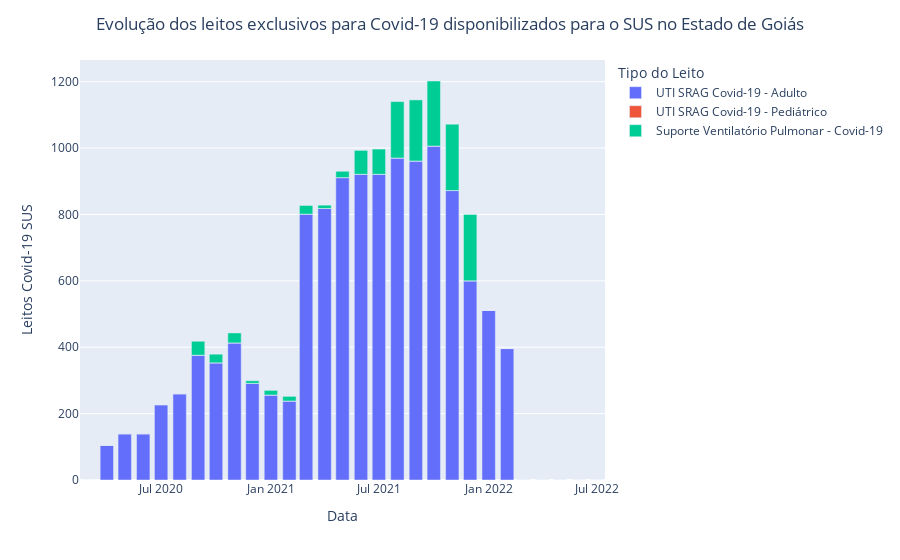

The code cell stored with this chart in its notebook:
### Code cell
# Nesta análise, verificaremos a progressão dos leitos disponibilizados para o SUS do tipo: 51, 52, 96, relacionados á Unidades de Tratamento Intensivo adulto e infantil, e suporte ventilatório pulmonar para Covid-19, respectivamente.
dfg = dataset[['COMPETEN','QT_SUS','CNES', 'CODLEITO']].groupby(by=['CNES', 'COMPETEN', 'CODLEITO']).sum().sort_values(by=['CNES','COMPETEN']).reset_index()
dfg = dfg[dfg['CODLEITO'].isin([51, 52, 96])] # Filtrando os tipos de leito de interesse para a análise.
dfg = dfg.groupby(by=['COMPETEN','CODLEITO']).sum().sort_values(by=['COMPETEN','CODLEITO']).reset_index().drop(columns={'CNES'}) 
dfg['CODLEITO'] = dfg['CODLEITO'].replace({51: 'UTI SRAG Covid-19 - Adulto ', 52 : 'UTI SRAG Covid-19 - Pediátrico', 96 : 'Suporte Ventilatório Pulmonar - Covid-19'})
fig = px.bar(dfg, x='COMPETEN', y='QT_SUS', color='CODLEITO',
            labels={'COMPETEN': 'Data',
                    'QT_SUS': "Leitos",
                    "CODLEITO": "Tipo do Leito"}).update_layout(
    xaxis_title="Data", yaxis_title="Leitos Covid-19 SUS", title="Evolução dos leitos exclusivos para Covid-19 disponibilizados para o SUS no Estado de Goiás", title_x=0.5)
fig.show()
del(dfg)

### Figure 1 — Plotly figure (JSON) as saved in the notebook; plotly's stock layout.template omitted (floating-point values rounded to 4 significant figures)
{"data": [{"alignmentgroup": "True", "hovertemplate": "Tipo do Leito=UTI SRAG Covid-19 - Adulto <br>Data=%{x}<br>Leitos=%{y}<extra></extra>", "legendgroup": "UTI SRAG Covid-19 - Adulto ", "marker": {"color": "#636efa", "pattern": {"shape": ""}}, "name": "UTI SRAG Covid-19 - Adulto ", "offsetgroup": "UTI SRAG Covid-19 - Adulto ", "orientation": "v", "showlegend": true, "textposition": "auto", "type": "bar", "x": ["2020-03-01T00:00:00", "2020-04-01T00:00:00", "2020-05-01T00:00:00", "2020-06-01T00:00:00", "2020-07-01T00:00:00", "2020-08-01T00:00:00", "2020-09-01T00:00:00", "2020-10-01T00:00:00", "2020-11-01T00:00:00", "2020-12-01T00:00:00", "2021-01-01T00:00:00", "2021-02-01T00:00:00", "2021-03-01T00:00:00", "2021-04-01T00:00:00", "2021-05-01T00:00:00", "2021-06-01T00:00:00", "2021-07-01T00:00:00", "2021-08-01T00:00:00", "2021-09-01T00:00:00", "2021-10-01T00:00:00", "2021-11-01T00:00:00", "2021-12-01T00:00:00", "2022-01-01T00:00:00", "2022-02-01T00:00:00", "2022-03-01T00:00:00", "2022-04-01T00:00:00", "2022-05-01T00:00:00", "2022-06-01T00:00:00", "2022-07-01T00:00:00"], "xaxis": "x", "y": [0, 104, 139, 139, 227, 260, 376, 353, 413, 291, 256, 238, 801, 818, 911, 921, 921, 970, 961, 1006, 872, 600, 511, 396, 0, 0, 0, 0, 0], "yaxis": "y"}, {"alignmentgroup": "True", "hovertemplate": "Tipo do Leito=UTI SRAG Covid-19 - Pediátrico<br>Data=%{x}<br>Leitos=%{y}<extra></extra>", "legendgroup": "UTI SRAG Covid-19 - Pediátrico", "marker": {"color": "#EF553B", "pattern": {"shape": ""}}, "name": "UTI SRAG Covid-19 - Pediátrico", "offsetgroup": "UTI SRAG Covid-19 - Pediátrico", "orientation": "v", "showlegend": true, "textposition": "auto", "type": "bar", "x": ["2020-04-01T00:00:00", "2020-05-01T00:00:00", "2020-06-01T00:00:00", "2020-07-01T00:00:00", "2020-08-01T00:00:00", "2020-09-01T00:00:00", "2020-10-01T00:00:00", "2020-11-01T00:00:00", "2020-12-01T00:00:00", "2021-01-01T00:00:00", "2021-02-01T00:00:00", "2021-03-01T00:00:00", "2021-04-01T00:00:00", "2021-05-01T00:00:00", "2021-06-01T00:00:00", "2021-07-01T00:00:00", "2021-08-01T00:00:00", "2021-09-01T00:00:00", "2021-10-01T00:00:00", "2021-11-01T00:00:00", "2021-12-01T00:00:00", "2022-01-01T00:00:00", "2022-02-01T00:00:00", "2022-03-01T00:00:00", "2022-04-01T00:00:00", "2022-05-01T00:00:00"], "xaxis": "x", "y": [0, 0, 0, 0, 0, 0, 0, 0, 0, 0, 0, 0, 0, 0, 0, 0, 0, 0, 0, 0, 0, 0, 0, 0, 0, 0], "yaxis": "y"}, {"alignmentgroup": "True", "hovertemplate": "Tipo do Leito=Suporte Ventilatório Pulmonar - Covid-19<br>Data=%{x}<br>Leitos=%{y}<extra></extra>", "legendgroup": "Suporte Ventilatório Pulmonar - Covid-19", "marker": {"color": "#00cc96", "pattern": {"shape": ""}}, "name": "Suporte Ventilatório Pulmonar - Covid-19", "offsetgroup": "Suporte Ventilatório Pulmonar - Covid-19", "orientation": "v", "showlegend": true, "textposition": "auto", "type": "bar", "x": ["2020-07-01T00:00:00", "2020-08-01T00:00:00", "2020-09-01T00:00:00", "2020-10-01T00:00:00", "2020-11-01T00:00:00", "2020-12-01T00:00:00", "2021-01-01T00:00:00", "2021-02-01T00:00:00", "2021-03-01T00:00:00", "2021-04-01T00:00:00", "2021-05-01T00:00:00", "2021-06-01T00:00:00", "2021-07-01T00:00:00", "2021-08-01T00:00:00", "2021-09-01T00:00:00", "2021-10-01T00:00:00", "2021-11-01T00:00:00", "2021-12-01T00:00:00", "2022-01-01T00:00:00", "2022-02-01T00:00:00", "2022-03-01T00:00:00", "2022-04-01T00:00:00", "2022-05-01T00:00:00", "2022-06-01T00:00:00", "2022-07-01T00:00:00"], "xaxis": "x", "y": [0, 0, 42, 26, 30, 8, 14, 14, 26, 10, 19, 72, 76, 170, 184, 196, 200, 200, 0, 0, 0, 0, 0, 0, 0], "yaxis": "y"}], "layout": {"barmode": "relative", "legend": {"title": {"text": "Tipo do Leito"}, "tracegroupgap": 0}, "margin": {"t": 60}, "title": {"text": "Evolução dos leitos exclusivos para Covid-19 disponibilizados para o SUS no Estado de Goiás", "x": 0.5}, "xaxis": {"anchor": "y", "domain": [0, 1], "title": {"text": "Data"}}, "yaxis": {"anchor": "x", "domain": [0, 1], "title": {"text": "Leitos Covid-19 SUS"}}}}
